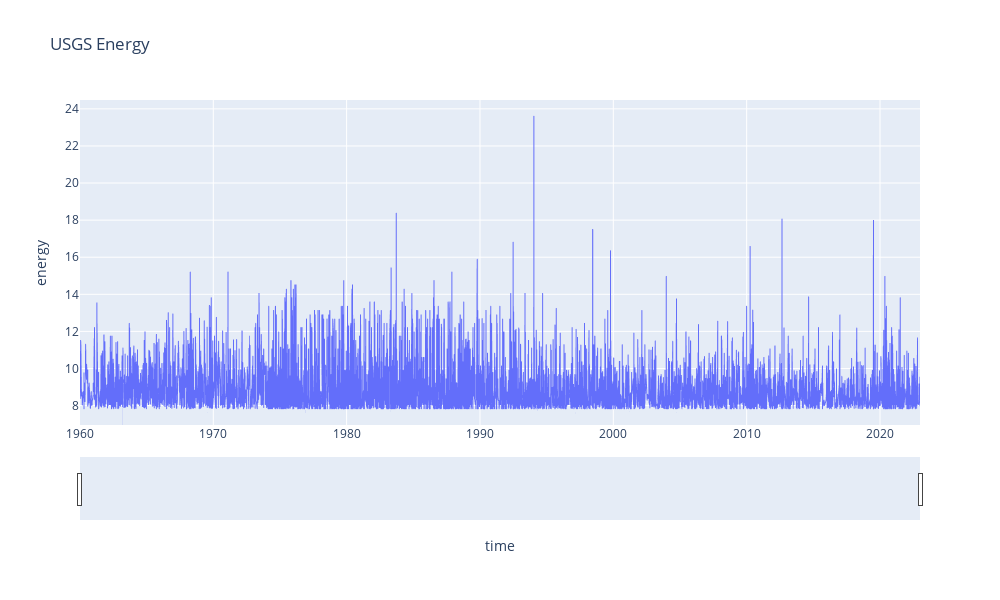

Notebook code for this chart:
### Code cell
# usgs_energy['time'] = usgs_energy['time'].dt.to_timestamp()
usgs_grouped_energy['time'] = usgs_grouped_energy['time'].dt.to_timestamp()

# Create a Plotly figure
fig = px.line(usgs_grouped_energy, x='time', 
              y='energy', labels={'value': 'energy'}, 
              title='USGS Energy')
fig.update_layout(
    width=1000,
    height=600,
)

fig.update_traces(line=dict(width=1.0))
# Add interactivity
fig.update_xaxes(rangeslider_visible=True)
fig.update_layout(dragmode='pan')

# Show the interactive plot
fig.show()

### Figure 1 — Plotly figure (JSON) as saved in the notebook; plotly's stock layout.template omitted (floating-point values rounded to 4 significant figures; data arrays with more than 128 entries replaced by an {"elided": "..."} marker saying what was removed)
{"data": [{"hovertemplate": "time=%{x}<br>energy=%{y}<extra></extra>", "legendgroup": "", "line": {"color": "#636efa", "dash": "solid", "width": 1}, "marker": {"symbol": "circle"}, "mode": "lines", "name": "", "showlegend": false, "type": "scattergl", "x": {"elided": "11611 str values"}, "xaxis": "x", "y": {"elided": "11611 float values"}, "yaxis": "y"}], "layout": {"dragmode": "pan", "height": 600, "legend": {"tracegroupgap": 0}, "title": {"text": "USGS Energy"}, "width": 1000, "xaxis": {"anchor": "y", "domain": [0, 1], "rangeslider": {"visible": true}, "title": {"text": "time"}}, "yaxis": {"anchor": "x", "domain": [0, 1], "title": {"text": "energy"}}}}
